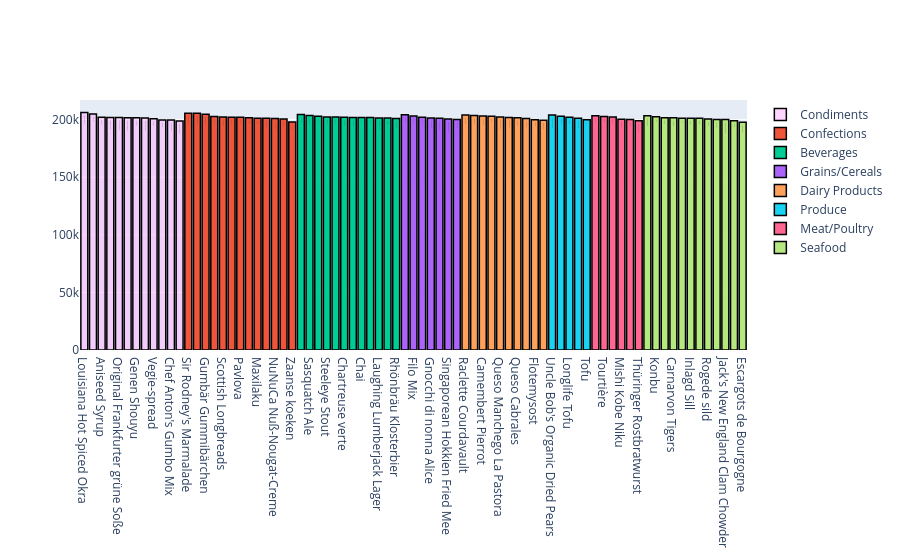

The cell this chart's notebook holds for it:
### Code cell
filtro1=df2_5["CategoryName"]=="Condiments"
df2_1= df2_5[filtro1]

filtro2=df2_5["CategoryName"]=="Confections"
df2_2= df2_5[filtro2]

filtro3=df2_5["CategoryName"]=="Beverages"
df2_3= df2_5[filtro3]

filtro4=df2_5["CategoryName"]=="Grains/Cereals"
df2_4= df2_5[filtro4]

filtro5=df2_5["CategoryName"]=="Dairy Products"
df2_55= df2_5[filtro5]

filtro6=df2_5["CategoryName"]=="Produce"
df2_6= df2_5[filtro6]

filtro7=df2_5["CategoryName"]=="Meat/Poultry"
df2_7= df2_5[filtro7]

filtro8=df2_5["CategoryName"]=="Seafood"
df2_8= df2_5[filtro8]


trace1 = go.Bar(x = df2_1['ProductName'],
               y = df2_1['unidades_vendidas'],
               name =df2_1["CategoryName"].iloc[0],  
               marker = dict(color = 'rgba(255, 174, 255, 0.5)',
                            line = dict(color='rgb(0,0,0)', width = 1.5)),
               text = df2_1['ProductName'])

trace2 = go.Bar(x = df2_2['ProductName'],
               y = df2_2['unidades_vendidas'],
               name =df2_2["CategoryName"].iloc[0],  
               marker = dict(color = 'rgba(58, 255, 136)',
                            line = dict(color='rgb(0,0,0)', width = 1.5)),
               text = df2_2['ProductName'])

trace3 = go.Bar(x = df2_3['ProductName'],
               y = df2_3['unidades_vendidas'],
               name =df2_3["CategoryName"].iloc[0],  
               marker = dict(color = 'rgba(229, 247, 6)',
                            line = dict(color='rgb(0,0,0)', width = 1.5)),
               text = df2_3['ProductName'])

trace4 = go.Bar(x = df2_4['ProductName'],
               y = df2_4['unidades_vendidas'],
               name =df2_4["CategoryName"].iloc[0],  
               marker = dict(color = 'rgba(247, 163, 6)',
                            line = dict(color='rgb(0,0,0)', width = 1.5)),
               text = df2_4['ProductName'])

trace5 = go.Bar(x = df2_55['ProductName'],
               y = df2_55['unidades_vendidas'],
               name =df2_55["CategoryName"].iloc[0],  
               marker = dict(color = 'rgba(6, 247, 207 )',
                            line = dict(color='rgb(0,0,0)', width = 1.5)),
               text = df2_55['ProductName'])

trace6 = go.Bar(x = df2_6['ProductName'],
               y = df2_6['unidades_vendidas'],
               name =df2_6["CategoryName"].iloc[0],  
               marker = dict(color = 'rgba(6, 141, 247)',
                            line = dict(color='rgb(0,0,0)', width = 1.5)),
               text = df2_6['ProductName'])

trace7 = go.Bar(x = df2_7['ProductName'],
               y = df2_7['unidades_vendidas'],
               name =df2_7["CategoryName"].iloc[0],  
               marker = dict(color = 'rgba(174, 6, 247 )',
                            line = dict(color='rgb(0,0,0)', width = 1.5)),
               text = df2_7['ProductName'])

trace8 = go.Bar(x = df2_8['ProductName'],
               y = df2_8['unidades_vendidas'],
               name =df2_8["CategoryName"].iloc[0],  
               marker = dict(color = 'rgba(247, 6, 6)',
                            line = dict(color='rgb(0,0,0)', width = 1.5)),
               text = df2_8['ProductName'])




data = [trace1,trace2,trace3,trace4, trace5,trace6,trace7,trace8 ]

layout = go.Layout(barmode = "group")#(puedes meter overlay) #laben

fig = go.Figure(data = data, layout = layout)

iplot(fig)

### Figure 1 — Plotly figure (JSON) as saved in the notebook; plotly's stock layout.template omitted (floating-point values rounded to 4 significant figures)
{"data": [{"marker": {"color": "rgba(255, 174, 255, 0.5)", "line": {"color": "rgb(0,0,0)", "width": 1.5}}, "name": "Condiments", "text": ["Louisiana Hot Spiced Okra", "Sirop d'érable", "Aniseed Syrup", "Northwoods Cranberry Sauce", "Original Frankfurter grüne Soße", "Louisiana Fiery Hot Pepper Sauce", "Genen Shouyu", "Grandma's Boysenberry Spread", "Vegie-spread", "Gula Malacca", "Chef Anton's Gumbo Mix", "Chef Anton's Cajun Seasoning"], "type": "bar", "x": ["Louisiana Hot Spiced Okra", "Sirop d'érable", "Aniseed Syrup", "Northwoods Cranberry Sauce", "Original Frankfurter grüne Soße", "Louisiana Fiery Hot Pepper Sauce", "Genen Shouyu", "Grandma's Boysenberry Spread", "Vegie-spread", "Gula Malacca", "Chef Anton's Gumbo Mix", "Chef Anton's Cajun Seasoning"], "y": [206213, 205005, 202186, 201894, 201852, 201749, 201697, 201515, 200764, 199636, 199627, 198726]}, {"marker": {"color": "rgba(58, 255, 136)", "line": {"color": "rgb(0,0,0)", "width": 1.5}}, "name": "Confections", "text": ["Sir Rodney's Marmalade", "Teatime Chocolate Biscuits", "Gumbär Gummibärchen", "Sir Rodney's Scones", "Scottish Longbreads", "Tarte au sucre", "Pavlova", "Chocolade", "Maxilaku", "Schoggi Schokolade", "NuNuCa Nuß-Nougat-Creme", "Valkoinen suklaa", "Zaanse koeken"], "type": "bar", "x": ["Sir Rodney's Marmalade", "Teatime Chocolate Biscuits", "Gumbär Gummibärchen", "Sir Rodney's Scones", "Scottish Longbreads", "Tarte au sucre", "Pavlova", "Chocolade", "Maxilaku", "Schoggi Schokolade", "NuNuCa Nuß-Nougat-Creme", "Valkoinen suklaa", "Zaanse koeken"], "y": [205637, 205487, 204761, 202777, 202349, 202010, 201983, 201732, 201154, 201139, 200926, 200622, 197889]}, {"marker": {"color": "rgba(229, 247, 6)", "line": {"color": "rgb(0,0,0)", "width": 1.5}}, "name": "Beverages", "text": ["Outback Lager", "Sasquatch Ale", "Ipoh Coffee", "Steeleye Stout", "Côte de Blaye", "Chartreuse verte", "Guaraná Fantástica", "Chai", "Chang", "Laughing Lumberjack Lager", "Lakkalikööri", "Rhönbräu Klosterbier"], "type": "bar", "x": ["Outback Lager", "Sasquatch Ale", "Ipoh Coffee", "Steeleye Stout", "Côte de Blaye", "Chartreuse verte", "Guaraná Fantástica", "Chai", "Chang", "Laughing Lumberjack Lager", "Lakkalikööri", "Rhönbräu Klosterbier"], "y": [204403, 203667, 202968, 202366, 202234, 202017, 201959, 201905, 201802, 201541, 201478, 201021]}, {"marker": {"color": "rgba(247, 163, 6)", "line": {"color": "rgb(0,0,0)", "width": 1.5}}, "name": "Grains/Cereals", "text": ["Ravioli Angelo", "Filo Mix", "Tunnbröd", "Gnocchi di nonna Alice", "Wimmers gute Semmelknödel", "Singaporean Hokkien Fried Mee", "Gustaf's Knäckebröd"], "type": "bar", "x": ["Ravioli Angelo", "Filo Mix", "Tunnbröd", "Gnocchi di nonna Alice", "Wimmers gute Semmelknödel", "Singaporean Hokkien Fried Mee", "Gustaf's Knäckebröd"], "y": [204251, 203091, 202136, 201376, 201245, 200520, 200234]}, {"marker": {"color": "rgba(6, 247, 207 )", "line": {"color": "rgb(0,0,0)", "width": 1.5}}, "name": "Dairy Products", "text": ["Raclette Courdavault", "Gorgonzola Telino", "Camembert Pierrot", "Geitost", "Queso Manchego La Pastora", "Mozzarella di Giovanni", "Queso Cabrales", "Gudbrandsdalsost", "Flotemysost", "Mascarpone Fabioli"], "type": "bar", "x": ["Raclette Courdavault", "Gorgonzola Telino", "Camembert Pierrot", "Geitost", "Queso Manchego La Pastora", "Mozzarella di Giovanni", "Queso Cabrales", "Gudbrandsdalsost", "Flotemysost", "Mascarpone Fabioli"], "y": [204137, 203616, 203154, 202944, 202242, 201931, 201751, 200954, 199990, 199441]}, {"marker": {"color": "rgba(6, 141, 247)", "line": {"color": "rgb(0,0,0)", "width": 1.5}}, "name": "Produce", "text": ["Uncle Bob's Organic Dried Pears", "Rössle Sauerkraut", "Longlife Tofu", "Manjimup Dried Apples", "Tofu"], "type": "bar", "x": ["Uncle Bob's Organic Dried Pears", "Rössle Sauerkraut", "Longlife Tofu", "Manjimup Dried Apples", "Tofu"], "y": [203970, 202988, 202113, 201319, 199834]}, {"marker": {"color": "rgba(174, 6, 247 )", "line": {"color": "rgb(0,0,0)", "width": 1.5}}, "name": "Meat/Poultry", "text": ["Pâté chinois", "Tourtière", "Alice Mutton", "Mishi Kobe Niku", "Perth Pasties", "Thüringer Rostbratwurst"], "type": "bar", "x": ["Pâté chinois", "Tourtière", "Alice Mutton", "Mishi Kobe Niku", "Perth Pasties", "Thüringer Rostbratwurst"], "y": [203486, 202688, 202304, 200258, 200146, 199010]}, {"marker": {"color": "rgba(247, 6, 6)", "line": {"color": "rgb(0,0,0)", "width": 1.5}}, "name": "Seafood", "text": ["Nord-Ost Matjeshering", "Konbu", "Gravad lax", "Carnarvon Tigers", "Ikura", "Inlagd Sill", "Spegesild", "Rogede sild", "Boston Crab Meat", "Jack's New England Clam Chowder", "Röd Kaviar", "Escargots de Bourgogne"], "type": "bar", "x": ["Nord-Ost Matjeshering", "Konbu", "Gravad lax", "Carnarvon Tigers", "Ikura", "Inlagd Sill", "Spegesild", "Rogede sild", "Boston Crab Meat", "Jack's New England Clam Chowder", "Röd Kaviar", "Escargots de Bourgogne"], "y": [203314, 202499, 201750, 201747, 201318, 201296, 201277, 200461, 200232, 200173, 199042, 197673]}], "layout": {"barmode": "group"}}
